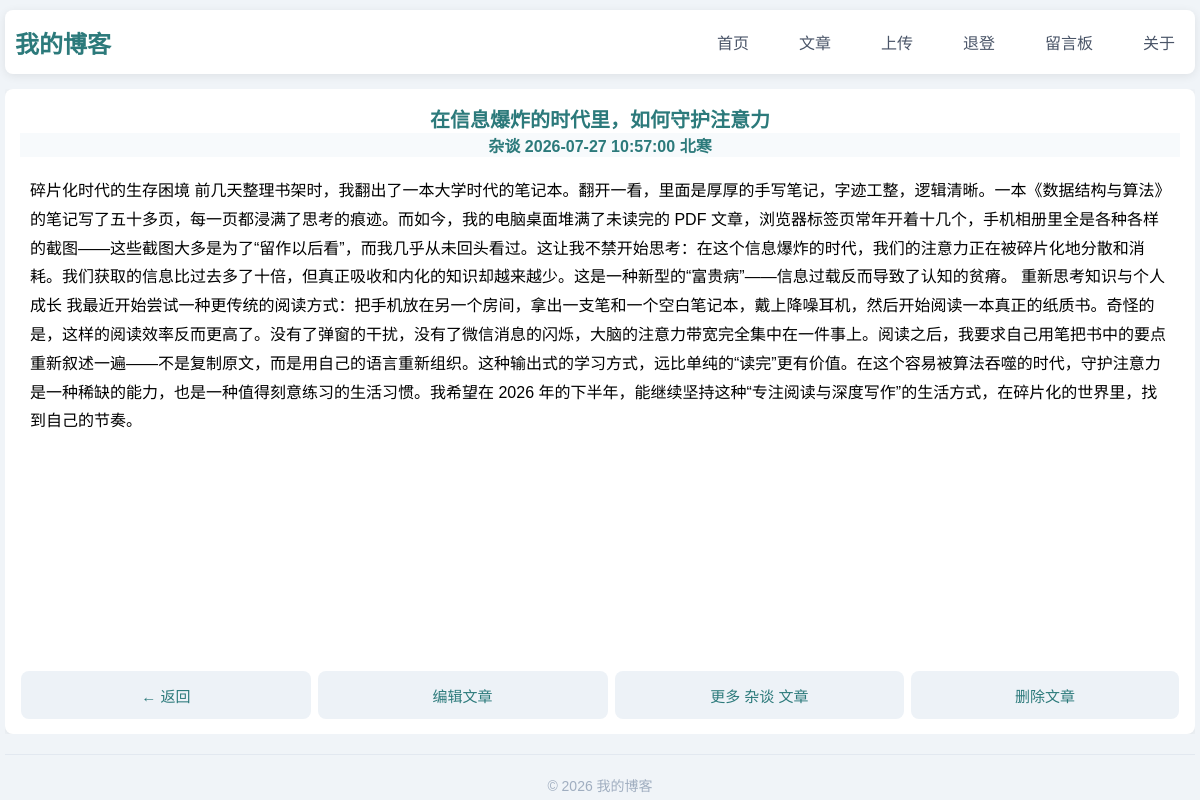
The page /post/7 (signed in) on the database its author committed.
### blog_4.py (models this page shows)
class Post(db.Model,UserMixin):
    __tablename__ = 'posts'
    id = db.Column(db.Integer, primary_key=True)
    title = db.Column(db.String(100), nullable=False)
    content = db.Column(db.Text, nullable=False)
    category = db.Column(db.String(50), default='未分类')
    created_at = db.Column(db.DateTime, default=datetime.utcnow)
    user_id = db.Column(db.Integer, db.ForeignKey('users.id'))
    author = db.Column(db.String(80))

### blog_4.py (the view)
@app.route('/post/<int:post_id>')
@login_required
def view_post(post_id):
    post = get_post_by_id(post_id)   #调用了按id取出文章的函数
    if post:
        return render_template('post.html', post=post)
    else:
        return '<h1>文章不存在</h1><a href="/">返回首页</a>', 404

### blog_4.py (called while the page is built)
@login_manager.user_loader   #每一次用户访问页面的时候，在后台运行,跳转页面的时候用它来查验一下用户身份
def load_user(user_id):  #意思是用id找信息，每次跳转页面都查一下用户
    return User.query.get(int(user_id))

def get_db():
    conn = sqlite3.connect('blog.db')
    conn.row_factory = sqlite3.Row  # 让查询结果可以用列名访问
    return conn  #这里conn是局部变量，我们要把局部变量的修改结果传递出去

def get_post_by_id(post_id):
    conn = get_db()
    if current_user.is_admin:
        post = conn.execute(
            'SELECT id, title, content, created_at, author, category FROM posts WHERE id = ?',
            (post_id,)
        ).fetchone()
    else:
        post = conn.execute(
            'SELECT id, title, content, created_at, author, category FROM posts WHERE id = ? AND user_id = ?',
            (post_id, current_user.id)
        ).fetchone() #输出查到的第一条数据，用post这个变量储存
    conn.close()
    return post

### templates/post.html (shortened to what this page needs)
{% extends "base.html" %}
{% block extra_css %}
    <link rel="stylesheet" href="{{ url_for('static', filename='post.css') }}">
{% endblock %}
{% block content %}
            <article>
                <h2>{{ post.title }}</h2>
                <div class="post-meta">
                    <span class="category-tag">{{ post.category }}</span>
                    <span>{{ post.created_at }}</span>
                    <span>{{post.author}}</span>
                </div>
                <div class="content">
                <p>{{ post.content }}</p>
                </div>
                <div class="post-actions">
                <a href="javascript:history.back()" class="btn btn-home">← 返回</a>
                <a href="/post/{{ post.id }}/edit" class="btn btn-edit">编辑文章</a>
                <a href="/category/{{ post.category }}" class="btn btn-category">更多 {{ post.category }} 文章</a>
                <form action="/post/{{ post.id }}/delete" method="POST">
                <button type="submit" class="btn btn-delete" onclick="return confirm('确定要删除这篇文章吗？');">删除文章</button>
                </form>
                </div>
            </article>
{% endblock %}

### static/basic111.css (style rules this page uses)
* { margin: 0; padding: 0; box-sizing: border-box; }
body { font-family: "Microsoft YaHei", sans-serif; height: 100vh; display: flex; flex-direction: column; background: #f0f4f8; color: black; padding: 5px; margin: 0 auto; max-width: 1200px; }
article { background: #ffffff; padding:25px; border-radius: 8px; box-shadow: 0 2px 10px rgba(0, 0, 0, 0.08); min-height: auto; }
article h2,article h1 { color: #2c7a7b; font-size: 20px; }
article a { display: block; text-align: center; background: #edf2f7; padding: 10px; margin: 10px auto; color: #2c7a7b; text-decoration: none; }
.post-meta { color:#2c7a7b; background-color: #f7fafc; text-align:center; font-weight: bolder; }
.content { flex: 4; display: flex; flex-direction: column; gap: 10px; overflow-y:auto; max-height: 100%; background: #ffffff; padding:30px; border-radius: 8px; min-height: auto; margin: 10px; }
.btn { flex: 1; display: inline; text-align: center; align-items: center; justify-content: center; padding: 12px 10px; border: none; border-radius: 4px; cursor: pointer; text-decoration: none; transition: background 0.3s; background-color:#2c7a7b; color:white ; font-size: 14px; margin:0 1px; }

### static/post.css (style rules this page uses)
* { margin: 0; padding: 0; box-sizing: border-box; }
body { font-family: "Microsoft YaHei", sans-serif; height: 100vh; display: flex; flex-direction: column; background: #f0f4f8; color: black; padding: 5px; margin: 0 auto; overflow: hidden; gap: 10px; }
article { flex: 1; display: flex; flex-direction: column; align-items: stretch; background: #ffffff; padding:15px; border-radius: 8px; box-shadow: 0 2px 10px rgba(0, 0, 0, 0.08); min-height: 0; overflow: hidden; width: 100%; max-width: 100%; box-sizing: border-box; }
article h2 { flex-shrink: 0; display: block; color: #2c7a7b; font-size: 20px; text-align: center; }
article .content { flex: 1; overflow-y: auto; padding: 10px 0; }
article .content p { color: #000; line-height: 1.8; }
.post-actions { width: 100%; display: flex; justify-content: center; align-items: center; gap: 5px; margin-top: auto; padding: 0; background: transparent; box-sizing: border-box; }
.post-actions .btn { flex:1; display: inline-flex; align-items: center; justify-content: center; padding: 0px 10px; height:48px; text-decoration: none; border: none; outline: none; font-size: 15px; cursor: pointer; background: #edf2f7; color: #2c7a7b; border-radius: 8px; transition: background 0.3s, color 0.3s; box-sizing: border-box; }
.post-actions form { flex: 1; display: flex; margin: 0; padding: 0; align-items: center; height:48px; }
.post-actions form button { width: 100%; height: 100%; }

### rows shown on the page
Post: title "在信息爆炸的时代里，如何守护注意力", category "杂谈", created_at "2026-07-27 10:57:00", author "北寒", content "碎片化时代的生存困境 前几天整理书架时，我翻出了一本大学时代的笔记本。翻开一看，里面是厚厚的手写笔记，字迹工整，逻辑清晰。一本《数据结构与算法》的笔记写了五十多页，每一页都浸满了思考的痕迹。而如今，我的电脑桌面堆满了未读完的 PDF 文章，浏览器标签页常年开着十几个，手机相册里全是各种各样的截图——这些截图大多是为了“留作以后看”，而我几乎从未回头看过。这让我不禁开始思考：在这个信息爆炸的时代，我们的注意力正在被碎片化地分散和消耗。我们获取的信息比过去多了十倍，但真正吸收和内化的知识却越来越少。这是一种新型的“富贵病”——信息过载反而导致了认知的贫瘠。 重新思考知识与个人成长 我最近开始尝试一种更传统的阅读方式：把手机放在另一个房间，拿出一支笔和一个空白笔记本，戴上降噪耳机，然后开始阅读一本真正的纸质书。奇怪的是，这样的阅读效率反而更高了。没有了弹窗的干扰，没有了微信消息的闪烁，大脑的注意力带宽完全集中在一件事上。阅读之后，我要求自己用笔把书中的要点重新叙述一遍——不是复制原文，而是用自己的语言重新组织。这种输出式的学习方式，远比单纯的“读完”更有价值。在这个容易被算法吞噬的时代，守护注意力是一种稀缺的能力，也是一种值得刻意练习的生活习惯。我希望在 2026 年的下半年，能继续坚持这种“专注阅读与深度写作”的生活方式，在碎片化的世界里，找到自己的节奏。"
